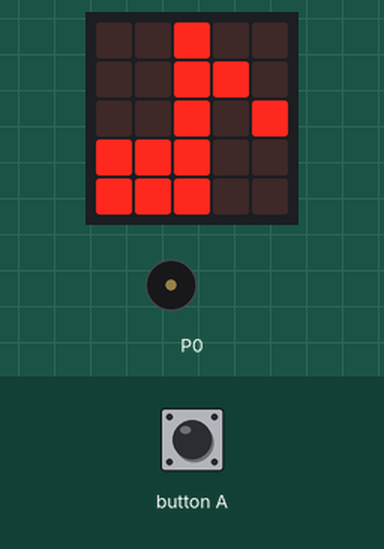
This program was run on a simulated BBC micro:bit (MakeCode). Shown: the board's 5×5 LED display, buzzer (waves = sounding). The inputs (shaded band) are chosen by the test bench.

Above: at 1.8 s.
1.9 s: button A pressed for 0.15 s
At 2.3 s:
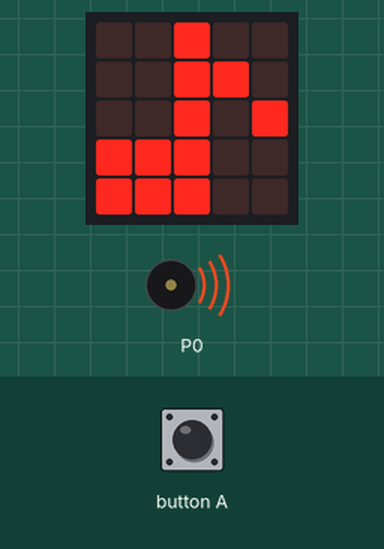
Timing chart, 0 to 8.6 s (numbered marks = the images above; inputs shaded):
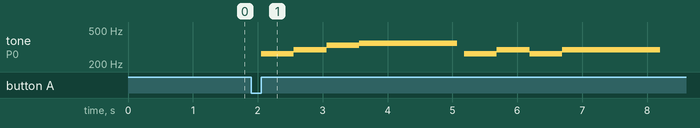

Measured:
- after the input at 1.9 s, tone on P0: plays 262 Hz for 0.51 s, 294 Hz for 0.51 s, 330 Hz for 0.51 s, 349 Hz for 1.5 s, 262 Hz for 0.51 s, 294 Hz for 0.51 s … (8 notes in this stretch), starting after 0.15 s

The program:

main.ts
```typescript
input.onButtonPressed(Button.A, function () {
    music.play(music.tonePlayable(262, music.beat(BeatFraction.Whole)), music.PlaybackMode.UntilDone)
    music.play(music.tonePlayable(294, music.beat(BeatFraction.Whole)), music.PlaybackMode.UntilDone)
    music.play(music.tonePlayable(330, music.beat(BeatFraction.Whole)), music.PlaybackMode.UntilDone)
    music.play(music.tonePlayable(349, music.beat(BeatFraction.Whole)), music.PlaybackMode.UntilDone)
    music.play(music.tonePlayable(349, music.beat(BeatFraction.Whole)), music.PlaybackMode.UntilDone)
    music.play(music.tonePlayable(349, music.beat(BeatFraction.Whole)), music.PlaybackMode.UntilDone)
    basic.pause(100)
    music.play(music.tonePlayable(262, music.beat(BeatFraction.Whole)), music.PlaybackMode.UntilDone)
    music.play(music.tonePlayable(294, music.beat(BeatFraction.Whole)), music.PlaybackMode.UntilDone)
    music.play(music.tonePlayable(262, music.beat(BeatFraction.Whole)), music.PlaybackMode.UntilDone)
    music.play(music.tonePlayable(294, music.beat(BeatFraction.Whole)), music.PlaybackMode.UntilDone)
    music.play(music.tonePlayable(294, music.beat(BeatFraction.Whole)), music.PlaybackMode.UntilDone)
    music.play(music.tonePlayable(294, music.beat(BeatFraction.Whole)), music.PlaybackMode.UntilDone)
    basic.pause(100)
})
basic.showIcon(IconNames.EighthNote)
```

test.ts
```typescript
// testes vão aqui; isto não será compilado quando este pacote for usado como uma extensão.
```
